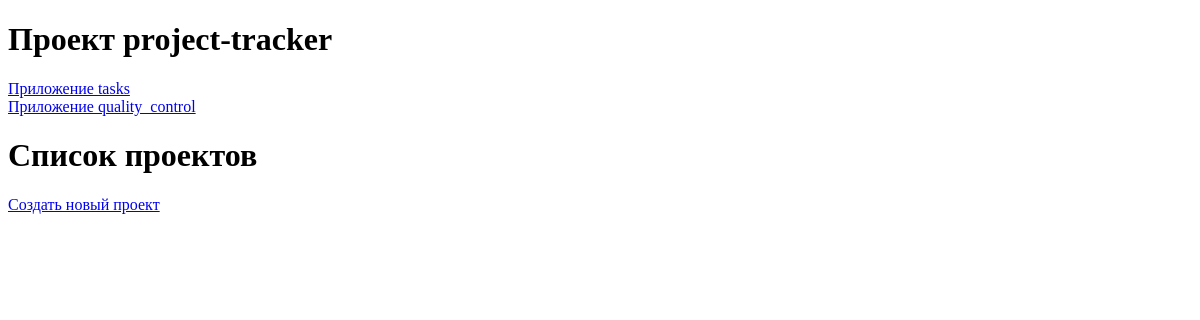
The page /tasks/projects/ on the database as committed earlier.
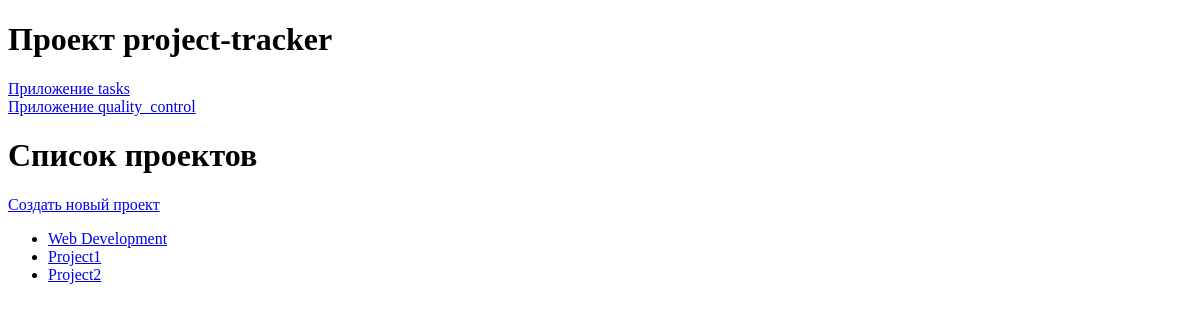
The same page on the database as committed later.
### tasks/models.py (models this page shows, shortened)
class Project(models.Model):
    name = models.CharField(max_length=100)
    description = models.TextField()
    created_at = models.DateTimeField(auto_now_add=True)

### tasks/views.py (the view)
# urls.py: path('projects/', views.projects_list, name='projects_list'),
def projects_list(request):
    projects = Project.objects.all()
    return render(request, 'tasks/projects_list.html', {'project_list': projects})

### tasks/templates/tasks/projects_list.html
{% extends 'base/base.html' %}
{% block content %}
    <h1>Список проектов</h1>
    <p><a href="{% url 'tasks:create_project' %}">Создать новый проект</a></p>
    <ul>
        {% for project in project_list %}
            <li><a href="{% url 'tasks:project_detail' project.id %}">{{ project.name }}</a></li>
        {% endfor %}
    </ul>
{% endblock %}

Rows that differ between the two databases and show on the page:
added Project: name "Web Development"
added Project: name "Project1"
added Project: name "Project2"
